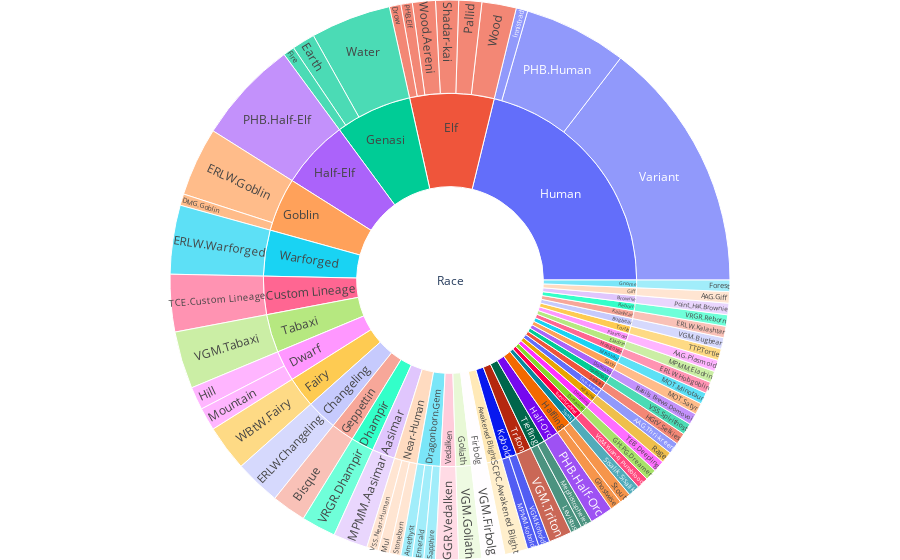

Write notebook code for a chart like this one.
### Code cell
TGL = pd.read_csv('/home/jovyan/Data/Race_Burst.csv')
fig = px.sunburst(TGL,
                  names='SubRace',
                  parents='Race',
                  values='Count'
                 )
fig.update_layout(margin = dict(t=0, l=0, r=0, b=0))
fig.update_yaxes(tickformat="80%")
fig.update_layout(height=500)
fig.show()

### Figure 1 — Plotly figure (JSON) as saved in the notebook; plotly's stock layout.template omitted (floating-point values rounded to 4 significant figures)
{"data": [{"domain": {"x": [0, 1], "y": [0, 1]}, "hovertemplate": "SubRace=%{label}<br>Count=%{value}<br>Race=%{parent}<extra></extra>", "labels": ["Race", "Custom Lineage", "Goblin", "Warforged", "Vedalken", "Sisalik", "Geppettin", "Yuan-ti Pureblood", "Dreamer", "Dwarf", "Deepling", "Goliath", "Dhampir", "Half-Elf", "Kitsune", "Thri-kreen", "Firbolg", "Awakened Blight", "Kobold", "Fairy", "Human", "Aasimar", "Elf", "Triton", "Selkies", "Spirithost", "Domovoi", "Tabaxi", "Tiefling", "Satyr", "Minotaur", "Half-Orc", "Hobgoblin", "Eladrin", "Plasmoid", "Tortle", "Bugbear", "Kalashtar", "Changeling", "Reborn", "Near-Human", "Halfling", "Brownie", "Giff", "Gnome", "Dragonborn.Gem", "Genasi", "MPMM.Aasimar", "VGM.Bugbear", "ERLW.Changeling", "TCE.Custom Lineage", "VRGR.Dhampir", "Amethyst", "Emerald", "Sapphire", "Hill", "Mountain", "MPMM.Eladrin", "PHB.Elf", "Drow", "Pallid", "Shadar-kai", "Wood", "Wood.Aereni", "WBtW.Fairy", "VGM.Firbolg", "Earth", "Fire", "Water", "Bisque", "AAG.Giff", "Forest", "DMG.Goblin", "ERLW.Goblin", "VGM.Goliath", "PHB.Half-Elf", "PHB.Half-Orc", "Ghostwise", "Stout", "ERLW.Hobgoblin", "PHB.Human", "Innistrad", "Variant", "ERLW.Kalashtar", "MPMM.Kobold", "VGM.Kobold", "MOT.Minotaur", "VSS.Near-Human", "Mul", "Stoneborn", "AAG.Plasmoid", "VRGR.Reborn", "MOT.Satyr", "VSS.Spirithost", "VGM.Tabaxi", "AAG.Thri-kreen", "Levistus", "Mephistopheles", "TTP.Tortle", "VGM.Triton", "GGR.Vedalken", "ERLW.Warforged", "VGM.Yuan-ti Pureblood", "Point_Hat.Brownie", "GH:PG.Dreamer", "SCPC.Awakened Blight", "Rage", "Basils Brews.Domovoi", "Sisalik.Sisalik", "TEB.Deepling", "HGtV.Selkies"], "name": "", "parents": [null, "Race", "Race", "Race", "Race", "Race", "Race", "Race", "Race", "Race", "Race", "Race", "Race", "Race", "Race", "Race", "Race", "Race", "Race", "Race", "Race", "Race", "Race", "Race", "Race", "Race", "Race", "Race", "Race", "Race", "Race", "Race", "Race", "Race", "Race", "Race", "Race", "Race", "Race", "Race", "Race", "Race", "Race", "Race", "Race", "Race", "Race", "Aasimar", "Bugbear", "Changeling", "Custom Lineage", "Dhampir", "Dragonborn.Gem", "Dragonborn.Gem", "Dragonborn.Gem", "Dwarf", "Dwarf", "Eladrin", "Elf", "Elf", "Elf", "Elf", "Elf", "Elf", "Fairy", "Firbolg", "Genasi", "Genasi", "Genasi", "Geppettin", "Giff", "Gnome", "Goblin", "Goblin", "Goliath", "Half-Elf", "Half-Orc", "Halfling", "Halfling", "Hobgoblin", "Human", "Human", "Human", "Kalashtar", "Kobold", "Kobold", "Minotaur", "Near-Human", "Near-Human", "Near-Human", "Plasmoid", "Reborn", "Satyr", "Spirithost", "Tabaxi", "Thri-kreen", "Tiefling", "Tiefling", "Tortle", "Triton", "Vedalken", "Warforged", "Yuan-ti Pureblood", "Brownie", "Dreamer", "Awakened Blight", "Kitsune", "Domovoi", "Sisalik", "Deepling", "Selkies"], "values": [0, 0, 0, 0, 0, 0, 0, 0, 0, 0, 0, 0, 0, 0, 0, 0, 0, 0, 0, 0, 0, 0, 0, 0, 0, 0, 0, 0, 0, 0, 0, 0, 0, 0, 0, 0, 0, 0, 0, 0, 0, 0, 0, 0, 0, 0, 0, 3, 1, 4, 5, 3, 1, 1, 1, 2, 2, 1, 1, 1, 2, 2, 3, 2, 4, 2, 2, 1, 7, 3, 1, 1, 1, 6, 2, 9, 2, 1, 1, 1, 9, 1, 22, 1, 1, 1, 1, 1, 1, 1, 1, 1, 1, 1, 5, 1, 1, 1, 1, 2, 2, 6, 1, 1, 1, 2, 1, 1, 1, 1, 1], "type": "sunburst"}], "layout": {"legend": {"tracegroupgap": 0}, "margin": {"t": 0, "l": 0, "r": 0, "b": 0}, "yaxis": {"tickformat": "80%"}, "autosize": true}}
